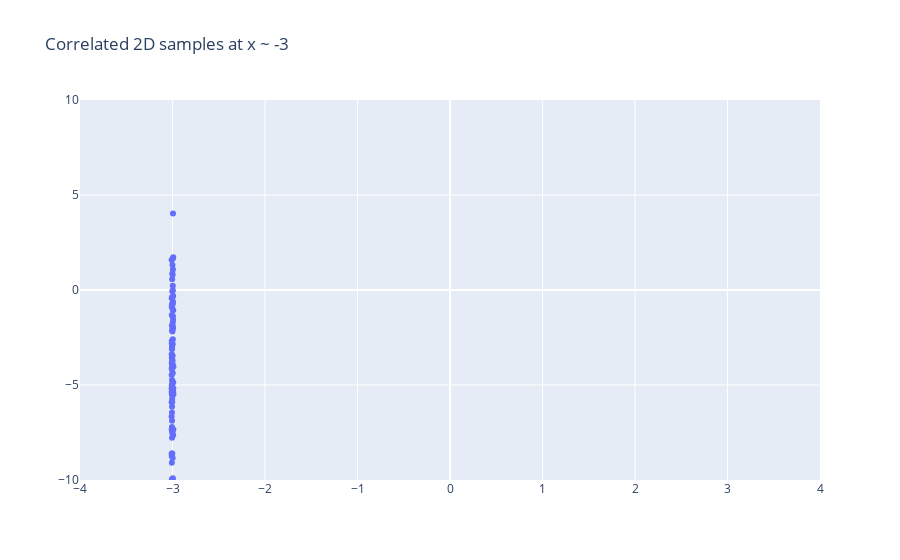

Write notebook code for a chart like this one.
### Code cell
xs_c_m, ys_c_m = make_y_for_x(-3, cov_matrix=cov_matrix)
fig = go_scatter(xs_c_m, ys_c_m, title="Correlated 2D samples at x ~ -3")
fig.update_xaxes(range=[-4, 4])
fig.update_yaxes(range=[-10, 10])
